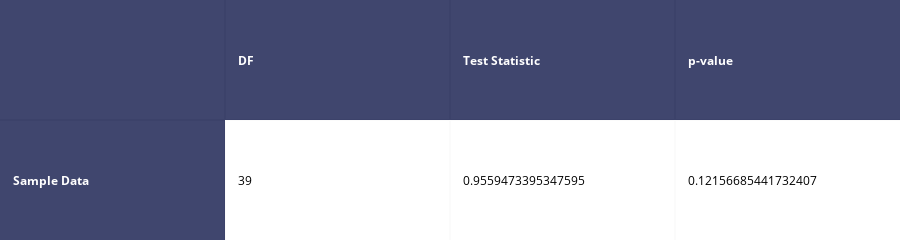

Notebook code cell kept with this figure:
### Code cell
sw_table(exp)

### Figure 1 — Plotly figure (JSON) as saved in the notebook; plotly's stock layout.template omitted (floating-point values rounded to 4 significant figures)
{"data": [{"colorscale": [[0, "#00083e"], [0.5, "#ededee"], [1, "#ffffff"]], "hoverinfo": "none", "opacity": 0.75, "showscale": false, "type": "heatmap", "z": [[0, 0, 0, 0], [0, 0.5, 0.5, 0.5]]}], "layout": {"annotations": [{"align": "left", "font": {"color": "#ffffff"}, "showarrow": false, "text": "<b></b>", "x": -0.45, "xanchor": "left", "xref": "x1", "y": 0, "yref": "y1"}, {"align": "left", "font": {"color": "#ffffff"}, "showarrow": false, "text": "<b>DF</b>", "x": 0.55, "xanchor": "left", "xref": "x1", "y": 0, "yref": "y1"}, {"align": "left", "font": {"color": "#ffffff"}, "showarrow": false, "text": "<b>Test Statistic</b>", "x": 1.55, "xanchor": "left", "xref": "x1", "y": 0, "yref": "y1"}, {"align": "left", "font": {"color": "#ffffff"}, "showarrow": false, "text": "<b>p-value</b>", "x": 2.55, "xanchor": "left", "xref": "x1", "y": 0, "yref": "y1"}, {"align": "left", "font": {"color": "#ffffff"}, "showarrow": false, "text": "<b>Sample Data</b>", "x": -0.45, "xanchor": "left", "xref": "x1", "y": 1, "yref": "y1"}, {"align": "left", "font": {"color": "#000000"}, "showarrow": false, "text": "39", "x": 0.55, "xanchor": "left", "xref": "x1", "y": 1, "yref": "y1"}, {"align": "left", "font": {"color": "#000000"}, "showarrow": false, "text": "0.9559473395347595", "x": 1.55, "xanchor": "left", "xref": "x1", "y": 1, "yref": "y1"}, {"align": "left", "font": {"color": "#000000"}, "showarrow": false, "text": "0.12156685441732407", "x": 2.55, "xanchor": "left", "xref": "x1", "y": 1, "yref": "y1"}], "height": 110, "margin": {"b": 0, "l": 0, "r": 0, "t": 0}, "xaxis": {"dtick": 1, "gridwidth": 2, "showticklabels": false, "tick0": -0.5, "ticks": "", "zeroline": false}, "yaxis": {"autorange": "reversed", "dtick": 1, "gridwidth": 2, "showticklabels": false, "tick0": 0.5, "ticks": "", "zeroline": false}}}
